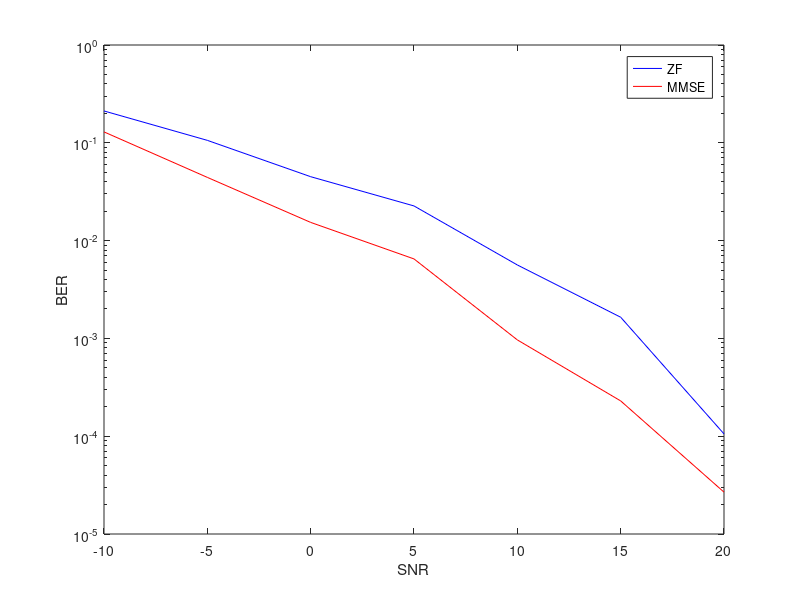
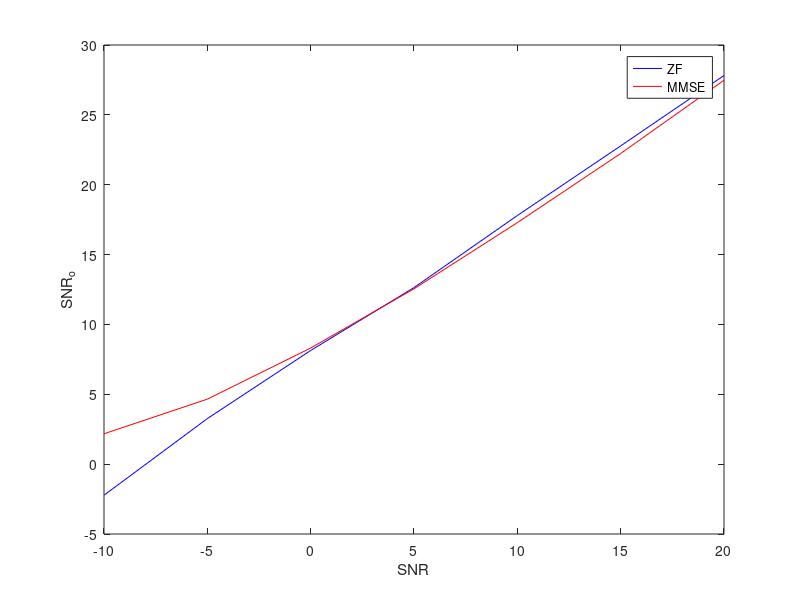

The MATLAB source for these figures, in order:
clear all; clc; close all;

SNR = [-10:5:20]; % inf;%    
batch = 500;
%% 
for q = [1:length(SNR)]
    for qq = [1:batch]
        signal_length = 1e4; % signal length adjust
        % signal generate------
        s_2 = sign(randn(1,signal_length)); %
        
        x = s_2;
        % Channel===============                        
        h_2_to_2 = [ randn(1,1)+randn(1,1)*1i randn(1,1)+randn(1,1)*1i ;...
                     randn(1,1)+randn(1,1)*1i randn(1,1)+randn(1,1)*1i ];           

        num_of_antana = 2;       
        y_2_to_2 = h_2_to_2* [ x ;...
                               x ];
                           
        [y_x,y_y] = size(y_2_to_2);

        noise_power = 1/(10^(SNR(q)/10));

        y_channel = y_2_to_2 + randn(y_x,y_y)*sqrt(noise_power);

        W_ZF = inv(h_2_to_2);
        y_ZF = W_ZF * y_channel;

        W_MMSE = inv( (h_2_to_2') * h_2_to_2 + (10^(SNR(q)/10))^-1 *eye(num_of_antana)) * (h_2_to_2');
        y_MMSE = W_MMSE * y_channel;

        s_11_ZF_reDig = mean(y_ZF);

        s_11_MMSE_reDig = mean(y_MMSE);

        OSNR_ZF = 1/(sum(abs(real(s_11_ZF_reDig)-s_2).^2)/(signal_length));
        OSNR_ZF_dB(q,qq) = 10*log10(OSNR_ZF);
        OSNR_MMSE = 1/(sum(abs(real(s_11_MMSE_reDig)-s_2).^2)/(signal_length));
        OSNR_MMSE_dB(q,qq) = 10*log10(OSNR_MMSE);

        BER_ZF(q,qq) = sum(abs(sign(real(s_11_ZF_reDig))-s_2))/2/(signal_length);
        BER_MMSE(q,qq) = sum(abs(sign(real(s_11_MMSE_reDig))-s_2))/2/(signal_length);
    end
    
end
OSNR_ZF_dB_ = sum(OSNR_ZF_dB')'/batch;
OSNR_MMSE_dB_ = sum(OSNR_MMSE_dB')'/batch;
BER_ZF_ = sum(BER_ZF')'/batch;
BER_MMSE_ = sum(BER_MMSE')'/batch;

figure(1);
semilogy(SNR,BER_ZF_,"b");
hold on;
semilogy(SNR,BER_MMSE_,"r");
hold off;
legend("ZF","MMSE");
xlabel("SNR");
ylabel("BER");

figure(2);
plot(SNR,OSNR_ZF_dB_,"b");
hold on;
plot(SNR,OSNR_MMSE_dB_,"r");
hold off;
legend("ZF","MMSE");
xlabel("SNR");
ylabel("SNR_o");